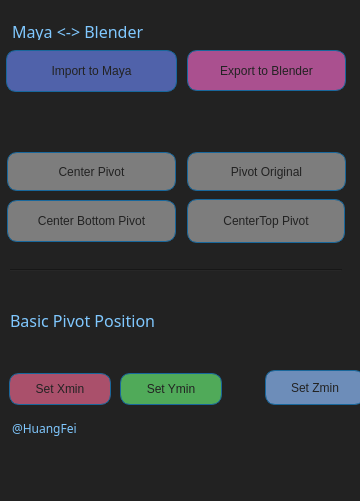
<?xml version="1.0" encoding="UTF-8"?>
<ui version="4.0">
 <class>RG_PivotTool_mainWindow</class>
 <widget class="QMainWindow" name="RG_PivotTool_mainWindow">
  <property name="geometry">
   <rect>
    <x>0</x>
    <y>0</y>
    <width>360</width>
    <height>501</height>
   </rect>
  </property>
  <property name="windowTitle">
   <string>MainWindow</string>
  </property>
  <property name="styleSheet">
   <string notr="true">background-color: rgb(34, 34, 34);</string>
  </property>
  <widget class="QWidget" name="centralwidget">
   <widget class="QLabel" name="author">
    <property name="geometry">
     <rect>
      <x>12</x>
      <y>420</y>
      <width>68</width>
      <height>16</height>
     </rect>
    </property>
    <property name="font">
     <font>
      <family>Bahnschrift SemiBold SemiConden</family>
      <pointsize>9</pointsize>
      <italic>false</italic>
      <kerning>false</kerning>
      <fontweight></fontweight>
     </font>
    </property>
    <property name="styleSheet">
     <string notr="true">color: rgb(128, 200, 255);
font: 63 9pt &quot;Bahnschrift SemiBold SemiConden&quot;;</string>
    </property>
    <property name="text">
     <string>@HuangFei</string>
    </property>
   </widget>
   <widget class="QPushButton" name="btnGetPosition">
    <property name="geometry">
     <rect>
      <x>6</x>
      <y>50</y>
      <width>171</width>
      <height>42</height>
     </rect>
    </property>
    <property name="styleSheet">
     <string notr="true">QPushButton {
font: 63 12pt &quot;Bahnschrift SemiBold SemiConden&quot;;
color: rgb(34, 34, 34);
background-color:  rgb(80, 98, 170);

border: 1px solid rgb(24, 103, 155);
border-radius: 10px;
 }
QPushButton:hover{
background-color:  rgb(80, 98, 170);
border: 3px solid rgb(24, 103, 155);
border-radius: 10px;
}

QPushButton:pressed{
background-color: rgb(87, 138, 207);
border: 3px solid rgb(24, 103, 155);
border-radius: 10px;
}
</string>
    </property>
    <property name="text">
     <string>Import to Maya</string>
    </property>
   </widget>
   <widget class="QPushButton" name="btnSetPosition">
    <property name="geometry">
     <rect>
      <x>187</x>
      <y>50</y>
      <width>159</width>
      <height>41</height>
     </rect>
    </property>
    <property name="styleSheet">
     <string notr="true">QPushButton {font: 63 12pt &quot;Bahnschrift SemiBold SemiConden&quot;;
color: rgb(34, 34, 34);
background-color: rgb(170, 80, 143);

border: 1px solid rgb(24, 103, 155);
border-radius: 10px;
 }
QPushButton:hover{
background-color: rgb(170, 80, 143);
border: 3px solid rgb(24, 103, 155);
border-radius: 10px;
}

QPushButton:pressed{
background-color: rgb(119, 29, 65);
border: 3px solid rgb(24, 103, 155);
border-radius: 10px;
}
</string>
    </property>
    <property name="text">
     <string>Export to Blender</string>
    </property>
   </widget>
   <widget class="QPushButton" name="btnSetXmin">
    <property name="geometry">
     <rect>
      <x>9</x>
      <y>373</y>
      <width>102</width>
      <height>32</height>
     </rect>
    </property>
    <property name="styleSheet">
     <string notr="true">QPushButton {
font: 63 12pt &quot;Bahnschrift SemiBold SemiConden&quot;;
color: rgb(34, 34, 34);
background-color: rgb(170, 80, 107);

border: 1px solid rgb(24, 103, 155);
border-radius: 10px;
 }
QPushButton:hover{
background-color:  rgb(170, 80, 107);
border: 3px solid rgb(24, 103, 155);
border-radius: 10px;
}

QPushButton:pressed{
background-color: rgb(169, 23, 27);
border: 3px solid rgb(24, 103, 155);
border-radius: 10px;
}
</string>
    </property>
    <property name="text">
     <string>Set Xmin</string>
    </property>
   </widget>
   <widget class="QPushButton" name="btnSetYmin">
    <property name="geometry">
     <rect>
      <x>120</x>
      <y>373</y>
      <width>102</width>
      <height>32</height>
     </rect>
    </property>
    <property name="styleSheet">
     <string notr="true">QPushButton {
font: 63 12pt &quot;Bahnschrift SemiBold SemiConden&quot;;
color: rgb(34, 34, 34);
background-color: rgb(80, 170, 89);

border: 1px solid rgb(24, 103, 155);
border-radius: 10px;
 }
QPushButton:hover{
background-color: rgb(80, 170, 89);
border: 3px solid rgb(24, 103, 155);
border-radius: 10px;
}

QPushButton:pressed{
background-color: rgb(180, 220, 103);
border: 3px solid rgb(24, 103, 155);
border-radius: 10px;
}
</string>
    </property>
    <property name="text">
     <string>Set Ymin</string>
    </property>
   </widget>
   <widget class="QPushButton" name="btnSetZmin">
    <property name="geometry">
     <rect>
      <x>265</x>
      <y>370</y>
      <width>100</width>
      <height>35</height>
     </rect>
    </property>
    <property name="styleSheet">
     <string notr="true">QPushButton {
font: 63 12pt &quot;Bahnschrift SemiBold SemiConden&quot;;
color: rgb(34, 34, 34);
background-color:  rgb(109, 141, 185);

border: 1px solid rgb(24, 103, 155);
border-radius: 10px;
 }
QPushButton:hover{
background-color:   rgb(109, 141, 185);
border: 3px solid rgb(24, 103, 155);
border-radius: 10px;
}

QPushButton:pressed{
background-color: rgb(87, 138, 207);
border: 3px solid rgb(24, 103, 155);
border-radius: 10px;
}
</string>
    </property>
    <property name="text">
     <string>Set Zmin</string>
    </property>
   </widget>
   <widget class="QPushButton" name="btnCenBotPivot">
    <property name="geometry">
     <rect>
      <x>7</x>
      <y>200</y>
      <width>169</width>
      <height>42</height>
     </rect>
    </property>
    <property name="styleSheet">
     <string notr="true">QPushButton {
font: 63 12pt &quot;Bahnschrift SemiBold SemiConden&quot;;
color: rgb(34, 34, 34);
background-color: rgb(125, 125, 125);

border: 1px solid rgb(24, 103, 155);
border-radius: 10px;
 }
QPushButton:hover{
background-color:  rgb(125, 125, 125);
border: 3px solid rgb(24, 103, 155);
border-radius: 10px;
}

QPushButton:pressed{
background-color:rgb(74, 74, 74);
border: 3px solid rgb(24, 103, 155);
border-radius: 10px;
}
</string>
    </property>
    <property name="text">
     <string>Center Bottom Pivot</string>
    </property>
    <property name="autoDefault">
     <bool>false</bool>
    </property>
    <property name="default">
     <bool>false</bool>
    </property>
   </widget>
   <widget class="QPushButton" name="btnCenTopPivot">
    <property name="geometry">
     <rect>
      <x>187</x>
      <y>199</y>
      <width>158</width>
      <height>44</height>
     </rect>
    </property>
    <property name="styleSheet">
     <string notr="true">QPushButton {
font: 63 12pt &quot;Bahnschrift SemiBold SemiConden&quot;;
color: rgb(34, 34, 34);
background-color: rgb(125, 125, 125);

border: 1px solid rgb(24, 103, 155);
border-radius: 10px;
 }
QPushButton:hover{
background-color:  rgb(125, 125, 125);
border: 3px solid rgb(24, 103, 155);
border-radius: 10px;
}

QPushButton:pressed{
background-color:rgb(74, 74, 74);
border: 3px solid rgb(24, 103, 155);
border-radius: 10px;
}
</string>
    </property>
    <property name="text">
     <string>CenterTop Pivot</string>
    </property>
   </widget>
   <widget class="QPushButton" name="btnPivotOriginal">
    <property name="geometry">
     <rect>
      <x>187</x>
      <y>152</y>
      <width>159</width>
      <height>39</height>
     </rect>
    </property>
    <property name="styleSheet">
     <string notr="true">QPushButton {
font: 63 12pt &quot;Bahnschrift SemiBold SemiConden&quot;;
color: rgb(34, 34, 34);
background-color: rgb(125, 125, 125);

border: 1px solid rgb(24, 103, 155);
border-radius: 10px;
 }
QPushButton:hover{
background-color:  rgb(125, 125, 125);
border: 3px solid rgb(24, 103, 155);
border-radius: 10px;
}

QPushButton:pressed{
background-color:rgb(74, 74, 74);
border: 3px solid rgb(24, 103, 155);
border-radius: 10px;
}
</string>
    </property>
    <property name="text">
     <string>Pivot Original</string>
    </property>
   </widget>
   <widget class="QPushButton" name="btnCenterPivot">
    <property name="geometry">
     <rect>
      <x>7</x>
      <y>152</y>
      <width>169</width>
      <height>39</height>
     </rect>
    </property>
    <property name="styleSheet">
     <string notr="true">QPushButton {
font: 63 12pt &quot;Bahnschrift SemiBold SemiConden&quot;;
color: rgb(34, 34, 34);
background-color: rgb(125, 125, 125);

border: 1px solid rgb(24, 103, 155);
border-radius: 10px;
 }
QPushButton:hover{
background-color:  rgb(125, 125, 125);
border: 3px solid rgb(24, 103, 155);
border-radius: 10px;
}

QPushButton:pressed{
background-color:rgb(74, 74, 74);
border: 3px solid rgb(24, 103, 155);
border-radius: 10px;
}
</string>
    </property>
    <property name="text">
     <string>Center Pivot</string>
    </property>
   </widget>
   <widget class="QLabel" name="label_1">
    <property name="geometry">
     <rect>
      <x>12</x>
      <y>20</y>
      <width>332</width>
      <height>20</height>
     </rect>
    </property>
    <property name="font">
     <font>
      <family>Bahnschrift SemiBold SemiConden</family>
      <pointsize>12</pointsize>
      <italic>false</italic>
      <kerning>false</kerning>
      <fontweight></fontweight>
     </font>
    </property>
    <property name="styleSheet">
     <string notr="true">color: rgb(128, 200, 255);
font: 63 12pt  &quot;Bahnschrift SemiBold SemiConden&quot;;</string>
    </property>
    <property name="text">
     <string>Maya  &lt;-&gt;  Blender</string>
    </property>
   </widget>
   <widget class="QLabel" name="label_2">
    <property name="geometry">
     <rect>
      <x>10</x>
      <y>310</y>
      <width>332</width>
      <height>20</height>
     </rect>
    </property>
    <property name="font">
     <font>
      <family>Bahnschrift SemiBold SemiConden</family>
      <pointsize>12</pointsize>
      <italic>false</italic>
      <kerning>false</kerning>
      <fontweight></fontweight>
     </font>
    </property>
    <property name="styleSheet">
     <string notr="true">color: rgb(128, 200, 255);
font: 63 12pt &quot;Bahnschrift SemiBold SemiConden&quot;;</string>
    </property>
    <property name="text">
     <string>Basic Pivot Position</string>
    </property>
   </widget>
   <widget class="Line" name="line_2">
    <property name="geometry">
     <rect>
      <x>10</x>
      <y>260</y>
      <width>332</width>
      <height>20</height>
     </rect>
    </property>
    <property name="orientation">
     <enum>Qt::Orientation::Horizontal</enum>
    </property>
   </widget>
  </widget>
  <widget class="QMenuBar" name="menubar">
   <property name="geometry">
    <rect>
     <x>0</x>
     <y>0</y>
     <width>360</width>
     <height>33</height>
    </rect>
   </property>
  </widget>
  <widget class="QStatusBar" name="statusbar"/>
 </widget>
 <resources/>
 <connections/>
 <designerdata>
  <property name="gridDeltaX">
   <number>10</number>
  </property>
  <property name="gridDeltaY">
   <number>10</number>
  </property>
  <property name="gridSnapX">
   <bool>false</bool>
  </property>
  <property name="gridSnapY">
   <bool>false</bool>
  </property>
  <property name="gridVisible">
   <bool>true</bool>
  </property>
 </designerdata>
</ui>
